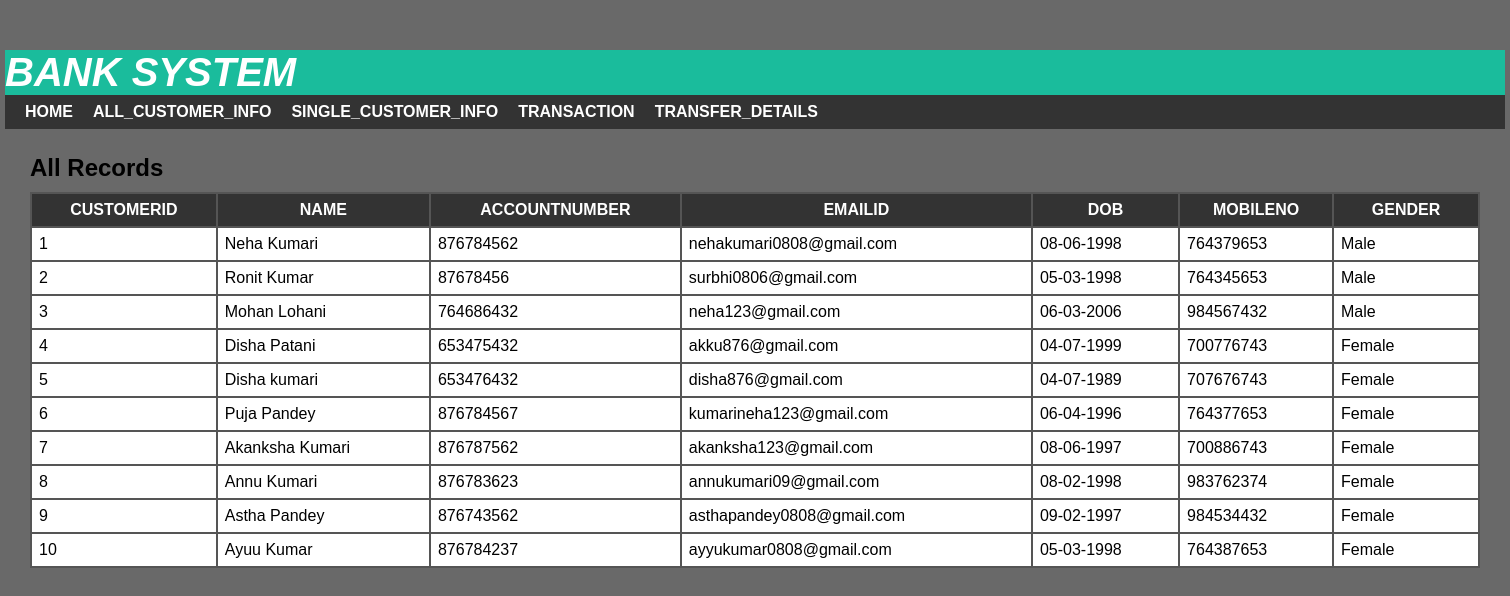
/disp.php, run on the app's committed database.
### tables this page shows
CREATE TABLE `customer` (
  `customerid` int(20) NOT NULL,
  `name` varchar(20) NOT NULL,
  `accountnumber` int(25) NOT NULL,
  `currentbalance` int(20) NOT NULL,
  `emailid` varchar(40) NOT NULL,
  `dateofbirth` varchar(30) NOT NULL,
  `mobilenumber` int(20) NOT NULL,
  `gender` varchar(25) NOT NULL
);

### disp.php (the view, shortened to what this page needs)
<?php
include 'head.php';
?>
<div id="main-content">
<h2>All Records</h2>
<?php
  $conn=mysqli_connect("localhost","root","","dataweb")or die("connection failed");
  $sql="select customerid,name,accountnumber,emailid,dateofbirth,mobilenumber,gender from customer ";
  $result=mysqli_query($conn,$sql) or die("query unsuccessful.");
?>
  <table cellpadding="7px">
    <thead>
      <th>Customerid</th>
      <th>Name</th>
      <th>AccountNumber</th>
      <th>Emailid</th>
      <th>DOB</th><th>MobileNo</th><th>Gender</th>
     </thead>
      <tbody>
      <?php
             while($row=mysqli_fetch_assoc($result)){
        ?>
      <tr>
      <td><?php echo $row['customerid']; ?></td>
<td><?php echo $row['name']; ?></td>
<td><?php echo $row['accountnumber'];?></td>
<td><?php echo $row['emailid'];?></td>
<td><?php echo $row['dateofbirth'];?></td>
<td><?php echo $row['mobilenumber'];?></td>
<td><?php echo $row['gender'];?></td>
</tr>
<?php }  ?>
  </tbody>
  </table>
</div>
</div>
</body>
</html>

### head.php (shortened to what this page needs)
<!DOCTYPE html>
<html >
<head>
<link rel="stylesheet" href="css/style.css">
</head>
<body>
<div id="wrapper">
<div id="header">
<h1>Bank System</h1>
</div>
<div id="menu">
<ul>
<li>
<a href="home.php">Home</a>
</li>
<li>
<a href="disp.php">All_Customer_Info</a>
</li>
<li>
<a href="singledata.php">Single_Customer_Info</a>
</li>
 <li>
 <a href="transaction.php">Transaction</a>
</li>
<li>
<a href="transferhistory.php">Transfer_Details</a>
</li>
</ul>
</div>

### css/style.css (style rules this page uses)
body { font:16px arial; margin: 0; padding: 0; background-color: dimgray }
#wrapper { width: 1500px; margin: 50px auto 0; padding:auto; }
#header { background-color: #1abc9c; }
#header h1 { color: #fff; font-size: 40px; font-style: italic; font-weight: 700; text-transform: uppercase; margin: 0; }
#menu { background-color: #333; }
#menu ul { font-size: 0; padding: 0 10px; margin: 0; list-style: none; }
#menu ul li { display: inline-block; }
#menu ul li a { color: #fff; font-size: 16px; font-weight: 600; padding: 8px 10px; display: block; text-decoration: none; text-transform: uppercase; transition: all 0.3s ease; }
#main-content { padding: 25px; min-height: 400px; }
#main-content h2 { margin: 0 0 10px; text-transform: capitalize; }
#main-content table { width: 100%; background-color: #555; margin: 0 0 20px; }
#main-content table th { color: #fff; background-color: #333; text-transform: uppercase; }
#main-content table th:last-child { width: 130px; }
#main-content table td { background-color: #fff; }

### data on the page
customer: customerid "1", name "Neha Kumari", accountnumber "876784562", emailid "nehakumari0808@gmail.com", dateofbirth "08-06-1998", mobilenumber "764379653", gender "Male"
customer: customerid "2", name "Ronit Kumar", accountnumber "87678456", emailid "surbhi0806@gmail.com", dateofbirth "05-03-1998", mobilenumber "764345653", gender "Male"
customer: customerid "3", name "Mohan Lohani", accountnumber "764686432", emailid "neha123@gmail.com", dateofbirth "06-03-2006", mobilenumber "984567432", gender "Male"
customer: customerid "4", name "Disha Patani", accountnumber "653475432", emailid "akku876@gmail.com", dateofbirth "04-07-1999", mobilenumber "700776743", gender "Female"
customer: customerid "5", name "Disha kumari", accountnumber "653476432", emailid "disha876@gmail.com", dateofbirth "04-07-1989", mobilenumber "707676743", gender "Female"
customer: customerid "6", name "Puja Pandey", accountnumber "876784567", emailid "kumarineha123@gmail.com", dateofbirth "06-04-1996", mobilenumber "764377653", gender "Female"
customer: customerid "7", name "Akanksha Kumari", accountnumber "876787562", emailid "akanksha123@gmail.com", dateofbirth "08-06-1997", mobilenumber "700886743", gender "Female"
customer: customerid "8", name "Annu Kumari", accountnumber "876783623", emailid "annukumari09@gmail.com", dateofbirth "08-02-1998", mobilenumber "983762374", gender "Female"
customer: customerid "9", name "Astha Pandey", accountnumber "876743562", emailid "asthapandey0808@gmail.com", dateofbirth "09-02-1997", mobilenumber "984534432", gender "Female"
customer: customerid "10", name "Ayuu Kumar", accountnumber "876784237", emailid "ayyukumar0808@gmail.com", dateofbirth "05-03-1998", mobilenumber "764387653", gender "Female"
